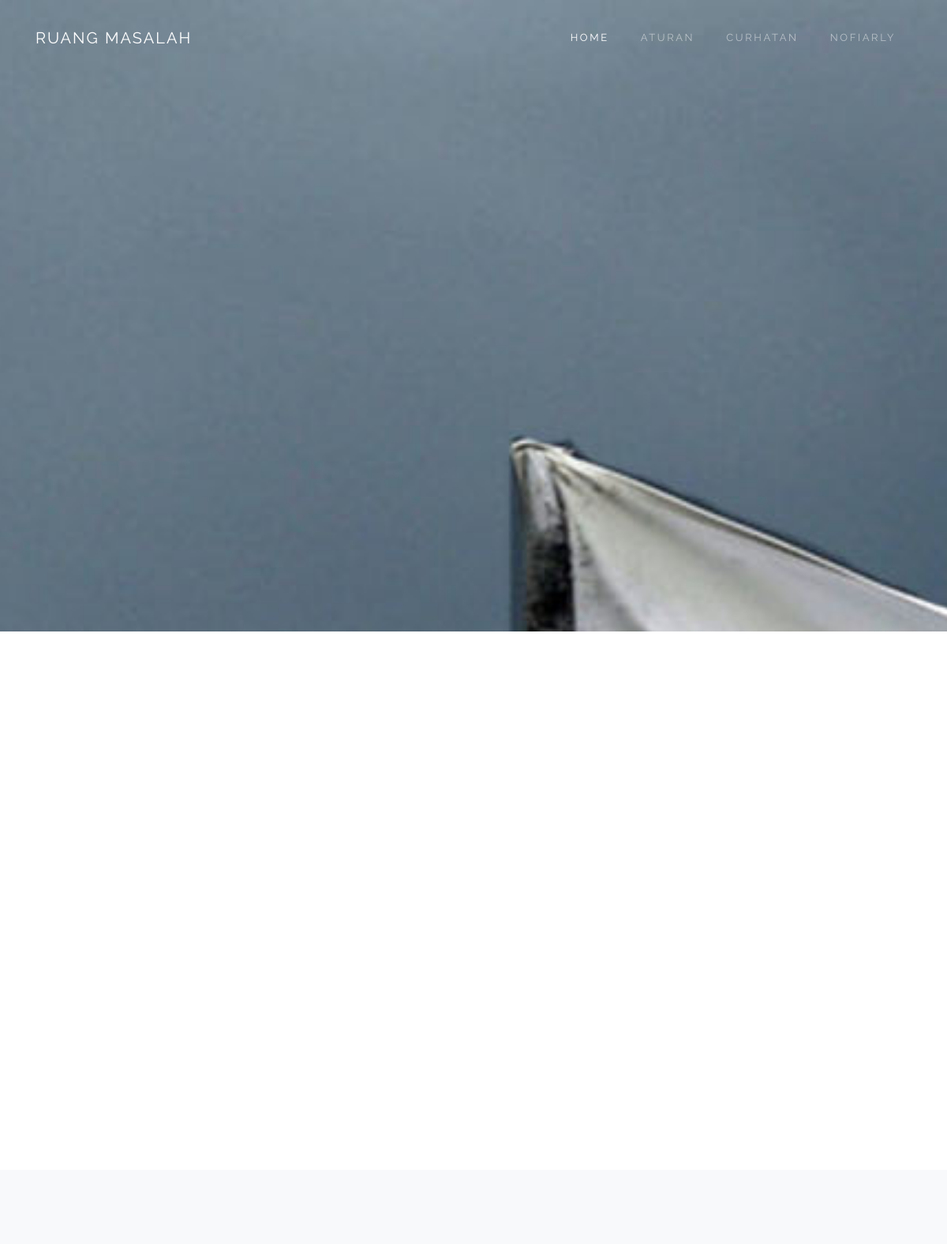
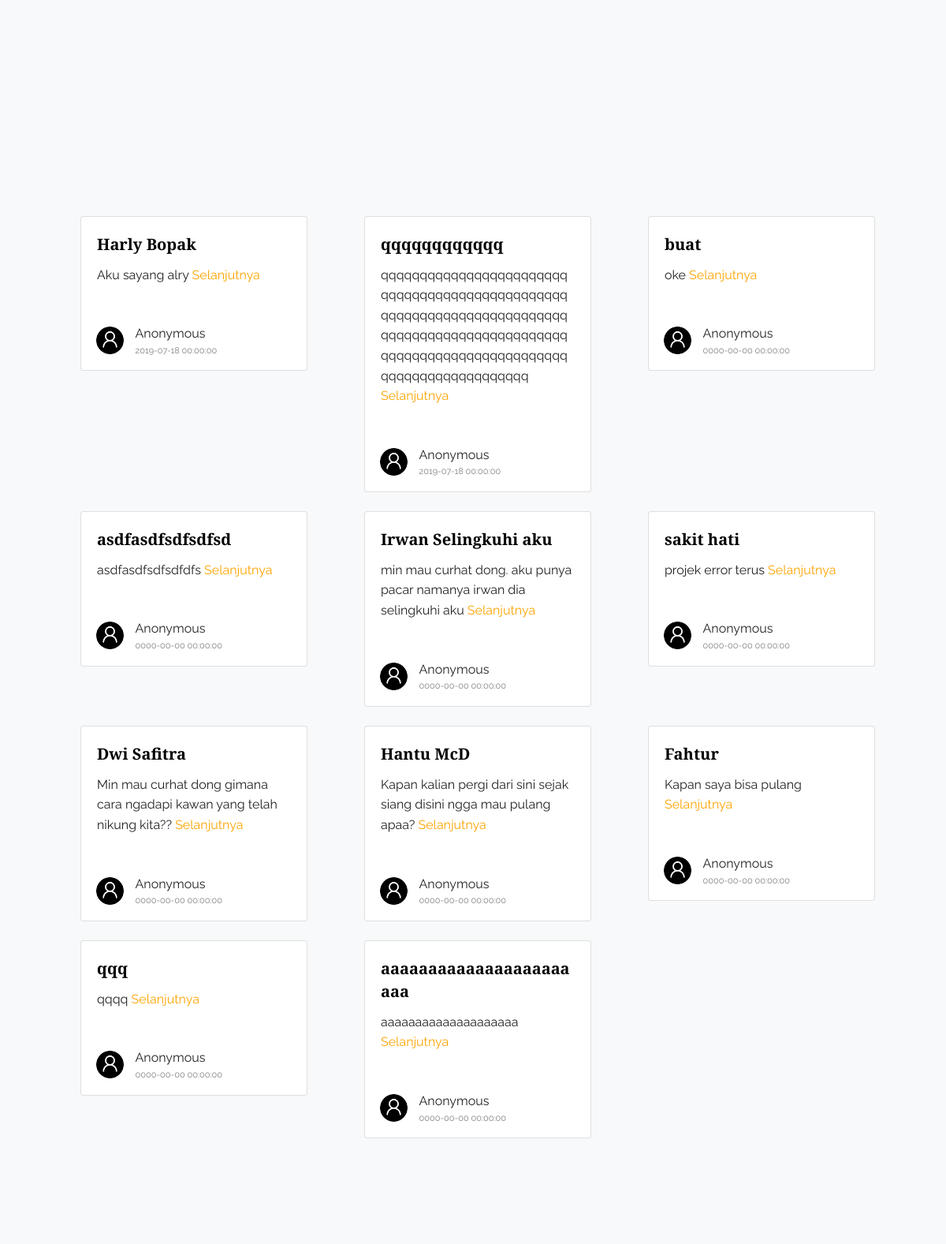
The app's page /public/view/index.php (signed in, upper part) with its own data (2 pictures, top to bottom).
### tables this page shows
CREATE TABLE `curhatan` (
  `id_curhat` int(11) NOT NULL,
  `isi_curhat` text NOT NULL,
  `judul_curhat` text NOT NULL,
  `tanggal` datetime NOT NULL
);

### public/view/index.php (the view, shortened to what this page needs)
<!DOCTYPE html>
<html lang="en">
<head>
  <link rel="stylesheet" href="css/bootstrap.min.css">
  <link rel="stylesheet" href="css/open-iconic-bootstrap.min.css">
  <link rel="stylesheet" href="css/animate.css">
  <link rel="stylesheet" href="css/owl.carousel.min.css">
  <link rel="stylesheet" href="css/owl.theme.default.min.css">
  <link rel="stylesheet" href="css/magnific-popup.css">
  <link rel="stylesheet" href="css/bootstrap-datepicker.css">
  <link rel="stylesheet" href="css/jquery.timepicker.css">
  <link rel="stylesheet" href="css/icomoon.css">
  <link rel="stylesheet" href="css/style.css">
</head>
<body data-spy="scroll" data-target="#site-navbar" data-offset="200">
  <nav class="navbar navbar-expand-lg navbar-dark site_navbar bg-dark site-navbar-light" id="site-navbar">
    <div class="container">
      <a class="navbar-brand" href="index.php">Ruang Masalah</a>
      <div class="collapse navbar-collapse" id="site-nav">
        <ul class="navbar-nav ml-auto">
          <li class="nav-item active"><a href="#section-home" class="nav-link">Home</a></li>
          <li class="nav-item"><a href="#section-about" class="nav-link">Aturan</a></li>
          <li class="nav-item"><a href="#section-news" class="nav-link">Curhatan</a></li>
          <?php
            if($_SESSION['nama'] == ''){
              echo '<li class="nav-item"><a href="Login/login.php" class="nav-link">Login</a></li>';
            } else {
              echo '<li class="nav-item"><a href="Login/auth.php?action=logout" class="nav-link">' . $_SESSION['nama']  .'</a></li>';
            }
          ?>
        </ul>
      </div>
    </div>
  </nav>
  <section class="site-cover" style="background-image: url(images/qbg_3.jpg); background-attachment: fixed" id="section-home">
    <div class="container">
      <div class="row align-items-center justify-content-center text-center site-vh-100">
        <div class="col-md-12">
          <p><a href="https://colorlib.com/" target="_blank" class="btn btn-outline-white btn-lg site-animate" data-toggle="modal" data-target="#reservationModal">Curhat dong</a></p>
        </div>
      </div>
    </div>
  </section>
  <section class="site-section" id="section-about">
    <div class="container">
      <div class="row">
        <div class="col-md-1"></div>
  </section>
  <section class="site-section bg-light" id="section-news">
    <div class="container">
      <div class="row">
        <?php
        $conn = mysqli_connect('localhost', 'root', '', 'bunda');
        $query = mysqli_query($conn, "SELECT * FROM curhatan");
        while ($data = mysqli_fetch_assoc($query)) :
          echo '
              <div class="ml-5">
                <div class="card ml-4 mb-4" style="width: 18rem;">
                  <div class="card-body">
                    <h5 class="card-title">' . $data['judul_curhat'] .'</h5>
                    <p class="card-text">' . $data['isi_curhat'] . ' <a href="#">Selanjutnya</a></p>
                  </div>
                  <hr class="mb-2">
                  <div class="row ml-1">
                    <div class="col-md-2 mt-2">
                      <div style="width: 35px; height: 35px; background-image: url(images/anon.png); border-radius: 50%; background-size: cover;"></div>
                    </div>
                    <div class="col-md-9 mt-1">
                      <font>Anonymous</font>
                      <p style="font-size: 11px; color:grey;">' . $data['tanggal'] .  '</p>
                    </div>
                  </div>
                </div>
              </div>';
        endwhile;
        ?>
      </div>
    </div>
  </section>
</body>
</html>

### public/css/style.css (style rules this page uses)
html { overflow-x: hidden; }
body { font-family: "Raleway", sans-serif; background: #fff; font-size: 16px; line-height: 1.6; color: #222222; }
a { -webkit-transition: .3s all ease; -o-transition: .3s all ease; transition: .3s all ease; color: #FDA403; }
h1, h2, h3, h4, h5, .h1, .h2, .h3, .h4, .h5 { line-height: 1.45; color: #000; font-family: "Playfair Display", serif; font-weight: bold; }
.site-navbar-light { background: transparent !important; position: absolute; left: 0; right: 0; z-index: 3; }
.site-navbar-light .navbar-nav > .nav-item > .nav-link { font-size: 13px; text-transform: uppercase; letter-spacing: .2em; padding-top: 30px; padding-bottom: 30px; padding-left: 20px; padding-right: 20px; }
.navbar-brand { text-transform: uppercase; letter-spacing: .1em; }
.bg-image, .site-cover { background-size: cover; background-repeat: no-repeat; }
.site-cover { background-position: center center; }
.site-cover .site-subheading, .site-cover p { color: rgba(255, 255, 255, 0.7); font-weight: 300; font-family: "Raleway", sans-serif; }
.site-cover .site-vh-100 { min-height: 700px !important; }
.bg-light { background: #darken fafafa, 4% !important; }
.site-vh-100 { height: 100vh; }
#section-about { padding: 8em 0; }
.site-section { padding: 7em 0; }

### records on screen
curhatan: judul_curhat "Harly Bopak", isi_curhat "Aku sayang alry", tanggal "2019-07-18 00:00:00"
curhatan: judul_curhat "qqqqqqqqqqqq", isi_curhat "qqqqqqqqqqqqqqqqqqqqqqqqqqqqqqqqqqqqqqqqqqqqqqqqqqqqqqqqqqqqqqqqqqqqqqqqqqqqqqqqqqqqqqqqqqqqqqqqqqqqqqqqqqqqqqqqqqqqqqqqqqqqqqqqqqqqqqqqqqq", tanggal "2019-07-18 00:00:00"
curhatan: judul_curhat "buat", isi_curhat "oke", tanggal "0000-00-00 00:00:00"
curhatan: judul_curhat "asdfasdfsdfsdfsd", isi_curhat "asdfasdfsdfsdfdfs", tanggal "0000-00-00 00:00:00"
curhatan: judul_curhat "Irwan Selingkuhi aku", isi_curhat "min mau curhat dong. aku punya pacar namanya irwan dia selingkuhi aku", tanggal "0000-00-00 00:00:00"
curhatan: judul_curhat "sakit hati", isi_curhat "projek error terus", tanggal "0000-00-00 00:00:00"
curhatan: judul_curhat "Dwi Safitra", isi_curhat "Min mau curhat dong gimana cara ngadapi kawan yang telah nikung kita??", tanggal "0000-00-00 00:00:00"
curhatan: judul_curhat "Hantu McD", isi_curhat "Kapan kalian pergi dari sini sejak siang disini ngga mau pulang apaa?", tanggal "0000-00-00 00:00:00"
curhatan: judul_curhat "Fahtur", isi_curhat "Kapan saya bisa pulang", tanggal "0000-00-00 00:00:00"
curhatan: judul_curhat "qqq", isi_curhat "qqqq", tanggal "0000-00-00 00:00:00"
curhatan: judul_curhat "aaaaaaaaaaaaaaaaaaaaaaa", isi_curhat "aaaaaaaaaaaaaaaaaaaa", tanggal "0000-00-00 00:00:00"

### other values on screen
$_SESSION['nama'] "NOFIARLY"
